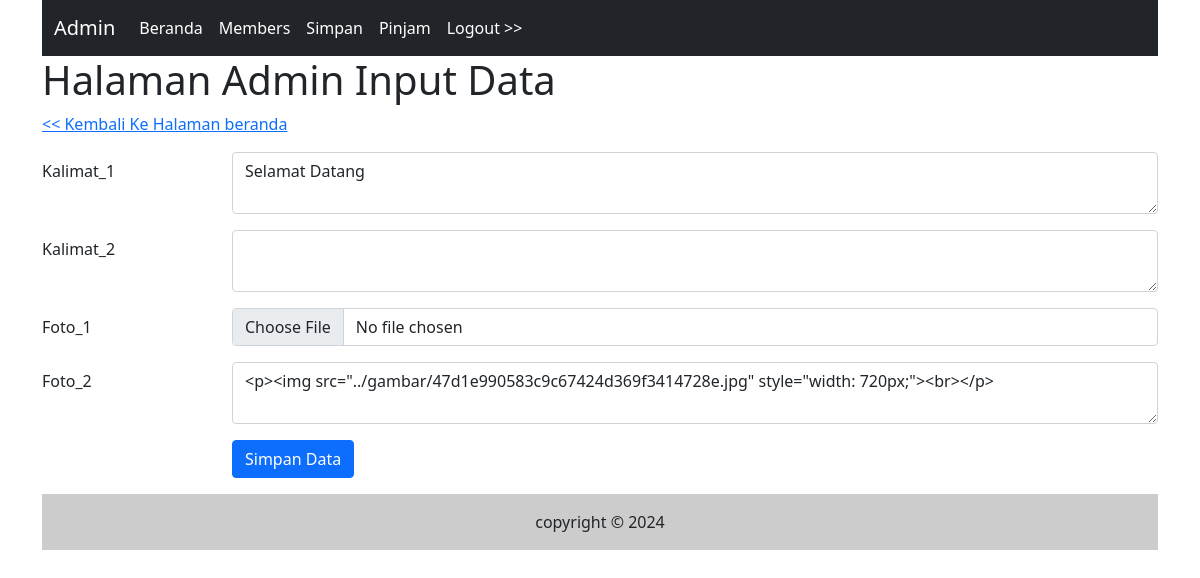
Screenshot of /Admin/halaman_input_profil.php?id=1 (signed in) with the database file from the repository.
### tables this page shows
CREATE TABLE `beranda` (
  `id` int(11) NOT NULL,
  `Kalimat_1` text NOT NULL,
  `foto` text NOT NULL,
  `Foto_2` text NOT NULL
);

### Admin/halaman_input_profil.php (the view, shortened to what this page needs)
<?php include("inc_header.php")?>
<?php
$id= "";
$Kalimat_1 = "";
$Kalimat_2 = "";
$Foto_2 = "";
if(isset($_GET['id'])) {
    $id = $_GET['id'];
} else {
    $id = "";
}
if($id !="") {
    $sql1 = "SELECT * from beranda where id = '$id'";
    $q1 = mysqli_query($koneksi,$sql1);
    $r1 = mysqli_fetch_array($q1);
    $Kalimat_1 = $r1['Kalimat_1'];
    $Kalimat_2 = $r1['Kalimat_2'];
    $Foto_2 = $r1['Foto_2'];
}
?>
<h1>Halaman Admin Input Data</h1>
<div class="mb-3 row">
    <a href="beranda.php">
        << Kembali Ke Halaman beranda
    </a>
</div>
<form action="" method="post" enctype = "multipart/form-data">
 <div class="mb-3 row">
   <label for="Kalimat_1" class="col-sm-2 col-form-label">Kalimat_1</label>
   <div class="col-sm-10">
   <textarea name="Kalimat_1" class="form-control" id="summernote"><?php echo $Kalimat_1 ?></textarea>
   </div>
 </div>
 <div class="mb-3 row">
   <label for="Kalimat_2" class="col-sm-2 col-form-label">Kalimat_2</label>
   <div class="col-sm-10">
   <textarea name="Kalimat_2" class="form-control" id="summernote"><?php echo $Kalimat_2 ?></textarea>
   </div>
 </div>
 <div class="mb-3 row">
   <label for="Foto_1" class="col-sm-2 col-form-label">Foto_1</label>
   <div class="col-sm-10">
   <input type="file" class="form-control" id="Foto_1" name="Foto_1">
   </div>
 </div>
 <div class="mb-3 row">
 <label for="Foto_2" class="col-sm-2 col-form-label">Foto_2</label>
 <div class="col-sm-10">
   <textarea name="Foto_2" class="form-control" id="summernote"><?php echo $Foto_2 ?></textarea>
   </div>
 </div>
 <div class="mb-3 row">
   <div class="col-sm-2"></div>
   <div class="col-sm-10">
   <input type="submit" name="beranda" value="Simpan Data" class="btn btn-primary"/>
   </div>
 </div>
</form>
<?php include("inc_footer.php")?>

### rows the page displays
beranda: Kalimat_1 "Selamat Datang", Foto_2 "<p><img src=\"../gambar/47d1e990583c9c67424d369f3414728e.jpg\" style=\"width: 720px;\"><br></p>"
